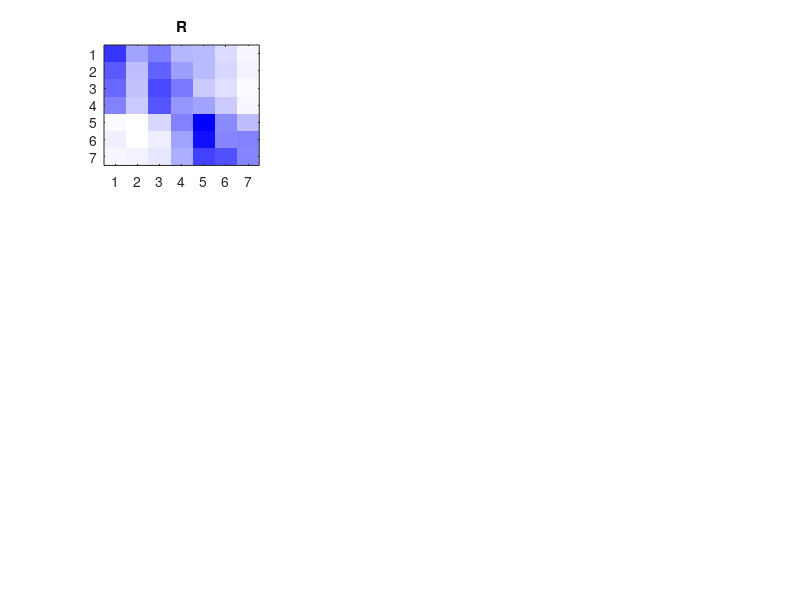

MATLAB code to generate this figure: (Note: this script raises an error after producing the figure.)
clearvars; close all;
load("Expt2_data.mat")
part_ind1=1;
titles = ["Recorded sounds", "Full generative model", "Inverted covariances","Scaled variances","2 modes Gaussian","Uniform model","Inverted distributions","Linear decay"];
for part_ind1=1:size(resp_fin,1)

    resp_part = resp_fin(part_ind1,:);

    for cond = 1:8
        % get the confusion matrix for each condition
        C{part_ind1,cond} = confusionmat(matnum_part(key_part==cond),resp_part(key_part==cond));
        if part_ind1==1
            C1{cond} = zeros(7,7);
        end
        C1{cond} = C1{cond}+confusionmat(matnum_part(key_part==cond),resp_part(key_part==cond));
    end
    part_ind1 = part_ind1+1;
    end


%plot the confusion matrices averaged across participants
figure;
% Create custom white-to-blue colormap
cmap = [ones(64,1), ones(64,1), ones(64,1)]; % Start with white
blue_gradient = linspace(1, 0, 64)';  % Gradually decrease R and G to create blue
cmap(:,1) = blue_gradient;
cmap(:,2) = blue_gradient;

for cond = 1:8
    subplot(3,3,cond)
    imagesc(C1{cond}./sum(C1{cond}(:,:),2))
    title(titles(cond))
    colormap(cmap)  % Apply custom colormap
    clim([0 0.5])
    axis square
    % Only show labels and colorbar for the first subplot (condition 2)
    if cond == 2
        xticks(1:7)
        yticks(1:7)
        yticklabels({'metal','glass','ceramic','stone','wood','plastic','cardboard'})
        xticklabels({'metal','glass','ceramic','stone','wood','plastic','cardboard'})
        colorbar
    else
        xticks([])
        yticks([])
    end
end


% Get the percent correct from the confusion matrices and plot it
for part_ind = 1:(size(C,1))
for cond = 1:8
    percent_corr(cond) = sum(diag(C1{cond}))/sum(C1{cond}(:));
    percent_corr_part(part_ind,cond) = sum(diag([C{part_ind,cond}]))/sum([C{part_ind,cond}],'all');
end
end
std_corr = std(percent_corr_part,0,1);
mean_percent_corr= mean(percent_corr_part,1);

% Calculate the correlation of the confusion matrices for condition 2 to 9 with condition 1 and also calculate the std across participants
for cond = 2:8
    corr_cond(cond-1) = corr(C1{1}(:),C1{cond}(:));
    for ii = 1:(part_ind1-1)
        % Find correlation of confusion matrices for each participant
        corr_cond_part(ii,cond-1) = corr(C{ii,1}(:),C{ii,cond}(:));
    end
    % Find std across participants
    std_cond(cond-1) = std(corr_cond_part(:,cond-1))/sqrt(size(resp_fin,1));
end



% Calculate the correlation of the confusion matrices for all other conditions with condition 2
n_bootstrap = 10000; % Number of bootstrap samples
for cond = 2:8
    corr_cond2(cond-1) = corr(C1{1}(:),C1{cond}(:));
    
    % Initialize bootstrap correlations array
    bootstrap_corrs = zeros(n_bootstrap, 1);
    
    % Perform bootstrap
    for b = 1:n_bootstrap
        % Random sampling with replacement
        boot_indices = randi([1, part_ind1-1], part_ind1-1, 1);
        
        % Calculate average confusion matrix for bootstrapped sample
        boot_matrix_cond2 = zeros(7,7);
        boot_matrix_cond = zeros(7,7);
        
        for idx = 1:length(boot_indices)
            boot_matrix_cond2 = boot_matrix_cond2 + C{boot_indices(idx),1};
            boot_matrix_cond = boot_matrix_cond + C{boot_indices(idx),cond};
        end
        
        boot_matrix_cond2 = boot_matrix_cond2 / length(boot_indices);
        boot_matrix_cond = boot_matrix_cond / length(boot_indices);
        
        % Calculate correlation for this bootstrap sample
        bootstrap_corrs(b) = corr(boot_matrix_cond2(:), boot_matrix_cond(:));
    end
    
    % Calculate standard error from bootstrap distribution
    std_cond2(cond-1) = std(bootstrap_corrs);
end
figure;
bar(corr_cond2, 'FaceColor', [0.5 0.5 0.5])  % Set bars to gray
hold on
errorbar(corr_cond2,std_cond2,'k.',"LineWidth",3,"CapSize",0)
xlabel('Condition')
ylabel('Correlation')
set(gca,'XTickLabel',titles(2:end))
%Font size
set(gca,'FontSize',18)

% Total all elements in the first (4,4) submatrix of the confusion matrices and the last (3,3) submatrix, add them together and divide by the total number of elements in the confusion matrices
for cond = 1:8
    percent_corr2(cond) = (sum(sum(C1{cond}(1:4,1:4)))+sum(sum(C1{cond}(5:7,5:7))))/sum(C1{cond}(:));
end

saveas(1,"figs/conf_mat_ASA2.svg")
saveas(2,"figs/corr_cond2_fin.svg")






% Calculate proportion correct for Recorded condition (condition 2)
recorded_correct = sum(diag(C1{2}))/sum(C1{2}(:));

% Calculate proportion correct for each participant
for ii = 1:(part_ind1-1)
    recorded_correct_part(ii) = sum(diag(C{ii,2}))/sum(C{ii,2}(:));
end

% Calculate standard error
recorded_std = std(recorded_correct_part);

disp(['Proportion correct for Recorded condition (Exp2): ' num2str(recorded_correct) ' ± ' num2str(recorded_std)])
